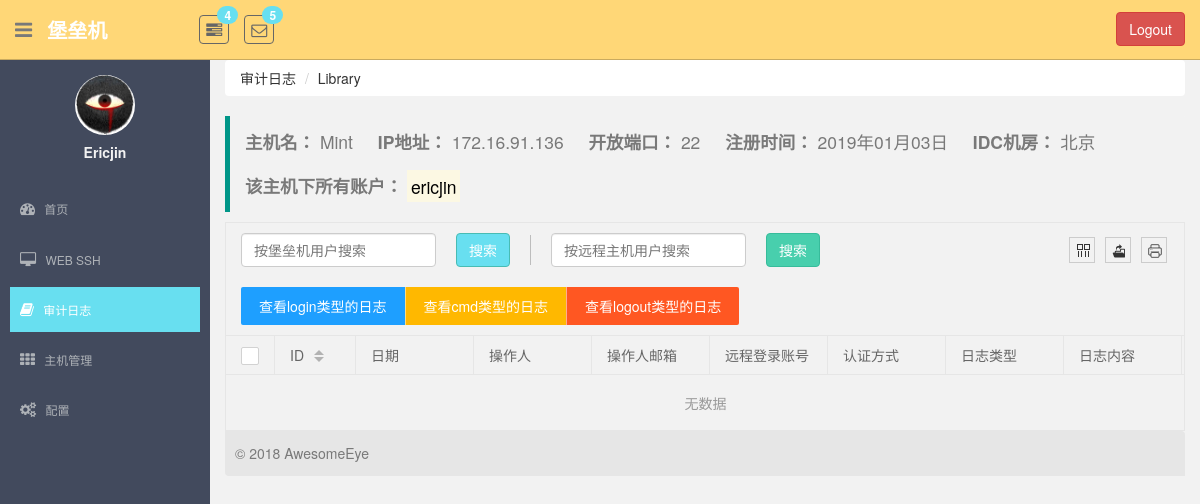
Before: /monitor/host_log_detail/8/ (signed in) with the older database file.
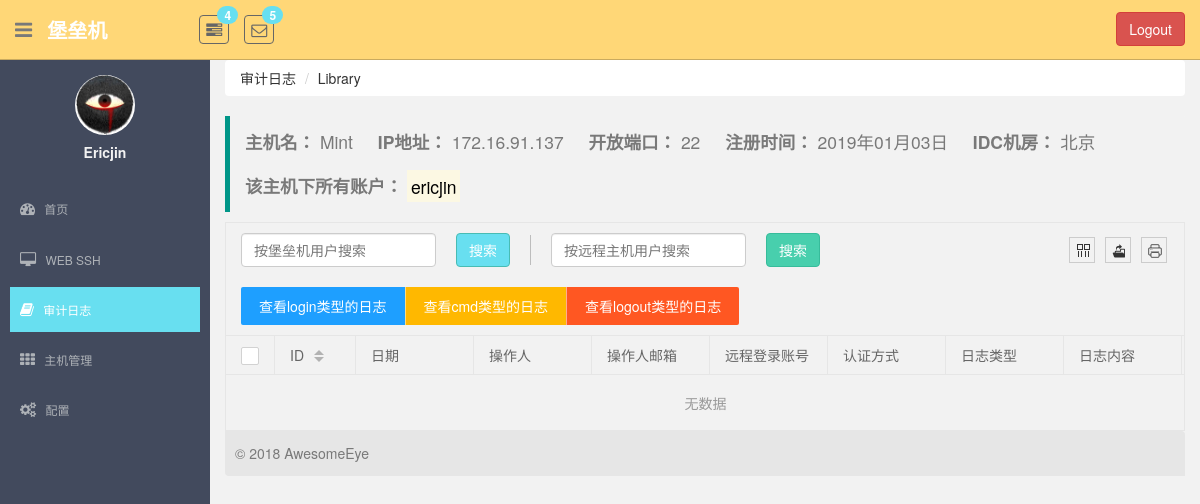
After: the same page with the newer database file.
### monitor/models.py (models this page shows, shortened)
class Host(models.Model):
    name = models.CharField(max_length=64, unique=True, verbose_name="主机名")
    ip_addr = models.CharField(max_length=64, unique=True, verbose_name="ip地址")
    port = models.IntegerField(default=22, verbose_name="端口号")
    idc = models.ForeignKey(to=IDC, on_delete=models.CASCADE)
    os_type = models.CharField(max_length=64, verbose_name="系统类型", null=True, blank=True)
    date = models.DateTimeField(auto_now_add=True, verbose_name="主机注册时间")

class IDC(models.Model):
    name = models.CharField(max_length=64, verbose_name="IDC机房名")

### monitor/views.py (the view)
# urls.py: url(r'^host_log_detail/(?P<host_id>\d+)/$', views.HostLog.as_view(), name="host_log"),
class HostLog(LoginRequiredMixin, View):
    def get(self, request, host_id):
        host = models.Host.objects.get(id=host_id)
        host_to_remote_users = host.hosttoremoteuser_set.select_related()
        logs = []
        for item in host_to_remote_users:
            for log in item.auditlog_set.all():
                logs.append(log)
        return render(request, "log/host_log.html", locals())

### templates/log/host_log.html (shortened to what this page needs)
{% extends 'base.html' %}
{% load staticfiles %}
{% block right_container %}
    <div class="breadcrumb-wrap">
        <ol class="breadcrumb">
            <li><a href="{% url 'log_page' %}">审计日志</a></li>
            <li class="active"><a href="?">Library</a></li>
        </ol>
    </div>
    <div id="wrap">
        <div class="host-info">
            <blockquote class="layui-elem-quote">
                <p>
                    <b>主机名：</b> <span style="margin-right: 20px;">{{ host.name }}</span>
                    <b>IP地址：</b> <span style="margin-right: 20px;">{{ host.ip_addr }}</span>
                    <b>开放端口：</b> <span style="margin-right: 20px;">{{ host.port }}</span>
                    <b>注册时间：</b> <span style="margin-right: 20px;">{{ host.date|date:'Y年m月d日' }}</span>
                    <b>IDC机房：</b> <span>{{ host.idc.name }}</span>
                </p>
                <br>
                <p>
                    <b>该主机下所有账户：</b>
                    {% for item in host.hosttoremoteuser_set.select_related %}
                        <mark>{{ item.remote_user.username }}</mark>
                    {% endfor %}
                </p>
            </blockquote>
        </div>
        <div class="table-area">
        </div>
        <footer class="footer-area">
            © 2018 AwesomeEye
        </footer>
    </div>
{% endblock %}

Changed rows visible on the page:
changed Host "Mint": ip_addr "172.16.91.136" → "172.16.91.137"
